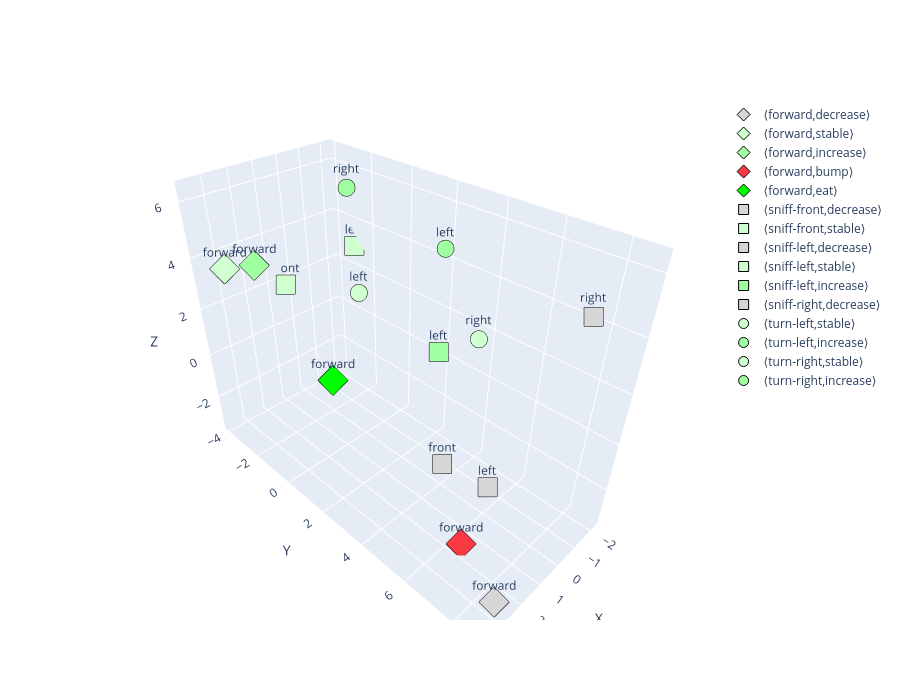

The notebook cell saved with this chart:
### Code cell
# Look for the object model

group_axes_object = {
    "direction_forward": df.index[df['direction'] == "front"].tolist(), 
    "wall": df.index[df['object'] == "wall"].tolist() , 
    "empty": df.index[df['object'] == "empty"].tolist() ,
    # "eat": df.index[df['object'] == "eat"].tolist()
}
projected = project_embeddings_to_3D(model.embedding.weight, group_axes_object)
plotly_embedding(projected, [token_labels[i] for i in all_tokens], all_tokens)

### Figure 1 — Plotly figure (JSON) as saved in the notebook; plotly's stock layout.template omitted (floating-point values rounded to 4 significant figures)
{"data": [{"marker": {"color": "#D6D6D6", "line": {"color": "black", "width": 1}, "size": 10, "symbol": "diamond"}, "mode": "markers+text", "name": "⟨forward,decrease⟩", "text": "forward", "textposition": "top center", "type": "scatter3d", "x": [2.941], "y": [8.693], "z": [-2.917]}, {"marker": {"color": "#D0FFD0", "line": {"color": "black", "width": 1}, "size": 10, "symbol": "diamond"}, "mode": "markers+text", "name": "⟨forward,stable⟩", "text": "forward", "textposition": "top center", "type": "scatter3d", "x": [3.729], "y": [-2.404], "z": [4.224]}, {"marker": {"color": "#A0FFA0", "line": {"color": "black", "width": 1}, "size": 10, "symbol": "diamond"}, "mode": "markers+text", "name": "⟨forward,increase⟩", "text": "forward", "textposition": "top center", "type": "scatter3d", "x": [2.044], "y": [-3.382], "z": [3.408]}, {"marker": {"color": "#F93943", "line": {"color": "black", "width": 1}, "size": 10, "symbol": "diamond"}, "mode": "markers+text", "name": "⟨forward,bump⟩", "text": "forward", "textposition": "top center", "type": "scatter3d", "x": [1.742], "y": [6.452], "z": [-3.347]}, {"marker": {"color": "#00FF00", "line": {"color": "black", "width": 1}, "size": 10, "symbol": "diamond"}, "mode": "markers+text", "name": "⟨forward,eat⟩", "text": "forward", "textposition": "top center", "type": "scatter3d", "x": [1.319], "y": [-0.279], "z": [-0.4315]}, {"marker": {"color": "#D6D6D6", "line": {"color": "black", "width": 1}, "size": 10, "symbol": "square"}, "mode": "markers+text", "name": "⟨sniff-front,decrease⟩", "text": "front", "textposition": "top center", "type": "scatter3d", "x": [1.161], "y": [4.989], "z": [-1.121]}, {"marker": {"color": "#D0FFD0", "line": {"color": "black", "width": 1}, "size": 10, "symbol": "square"}, "mode": "markers+text", "name": "⟨sniff-front,stable⟩", "text": "front", "textposition": "top center", "type": "scatter3d", "x": [0.4696], "y": [-3.889], "z": [1.849]}, {"marker": {"color": "#D6D6D6", "line": {"color": "black", "width": 1}, "size": 10, "symbol": "square"}, "mode": "markers+text", "name": "⟨sniff-left,decrease⟩", "text": "left", "textposition": "top center", "type": "scatter3d", "x": [2.933], "y": [7.996], "z": [1.375]}, {"marker": {"color": "#D0FFD0", "line": {"color": "black", "width": 1}, "size": 10, "symbol": "square"}, "mode": "markers+text", "name": "⟨sniff-left,stable⟩", "text": "left", "textposition": "top center", "type": "scatter3d", "x": [-2.277], "y": [-2.91], "z": [2.897]}, {"marker": {"color": "#A0FFA0", "line": {"color": "black", "width": 1}, "size": 10, "symbol": "square"}, "mode": "markers+text", "name": "⟨sniff-left,increase⟩", "text": "left", "textposition": "top center", "type": "scatter3d", "x": [-1.214], "y": [2.599], "z": [1.009]}, {"marker": {"color": "#D6D6D6", "line": {"color": "black", "width": 1}, "size": 10, "symbol": "square"}, "mode": "markers+text", "name": "⟨sniff-right,decrease⟩", "text": "right", "textposition": "top center", "type": "scatter3d", "x": [-1.506], "y": [7.822], "z": [4.573]}, {"marker": {"color": "#D0FFD0", "line": {"color": "black", "width": 1}, "size": 10, "symbol": "circle"}, "mode": "markers+text", "name": "⟨turn-left,stable⟩", "text": "left", "textposition": "top center", "type": "scatter3d", "x": [-0.5319], "y": [-0.7507], "z": [2.315]}, {"marker": {"color": "#A0FFA0", "line": {"color": "black", "width": 1}, "size": 10, "symbol": "circle"}, "mode": "markers+text", "name": "⟨turn-left,increase⟩", "text": "left", "textposition": "top center", "type": "scatter3d", "x": [-0.655], "y": [3.151], "z": [5.323]}, {"marker": {"color": "#D0FFD0", "line": {"color": "black", "width": 1}, "size": 10, "symbol": "circle"}, "mode": "markers+text", "name": "⟨turn-right,stable⟩", "text": "right", "textposition": "top center", "type": "scatter3d", "x": [0.656], "y": [5.635], "z": [3.822]}, {"marker": {"color": "#A0FFA0", "line": {"color": "black", "width": 1}, "size": 10, "symbol": "circle"}, "mode": "markers+text", "name": "⟨turn-right,increase⟩", "text": "right", "textposition": "top center", "type": "scatter3d", "x": [-0.08135], "y": [-0.6389], "z": [6.387]}], "layout": {"height": 700, "scene": {"xaxis": {"title": {"text": "X"}}, "yaxis": {"title": {"text": "Y"}}, "zaxis": {"title": {"text": "Z"}}}, "width": 900}}
